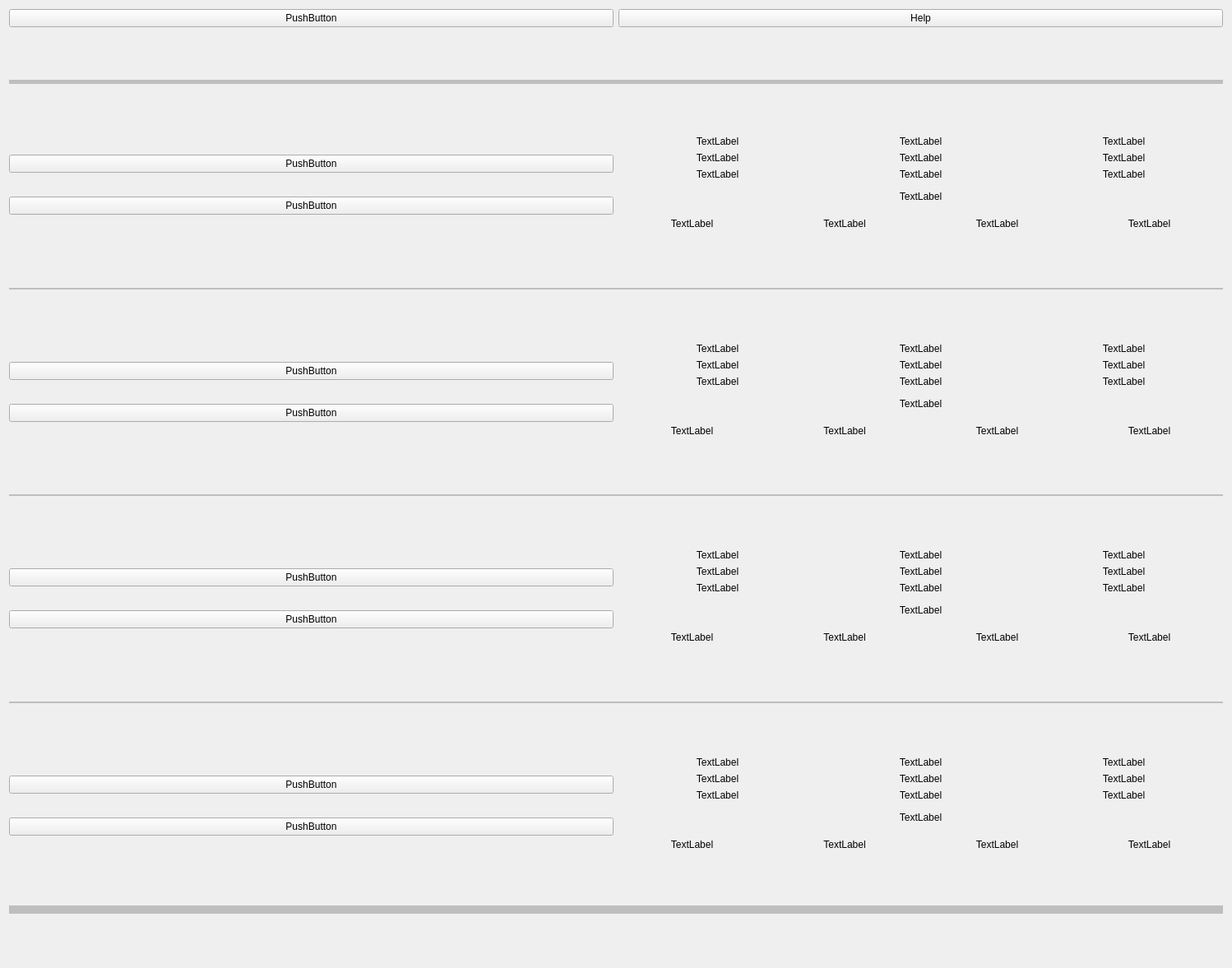
<?xml version="1.0" encoding="UTF-8"?>
<ui version="4.0">
 <class>Form</class>
 <widget class="QWidget" name="Form">
  <property name="windowModality">
   <enum>Qt::NonModal</enum>
  </property>
  <property name="geometry">
   <rect>
    <x>0</x>
    <y>0</y>
    <width>1498</width>
    <height>1177</height>
   </rect>
  </property>
  <property name="cursor">
   <cursorShape>ArrowCursor</cursorShape>
  </property>
  <property name="windowTitle">
   <string>Form</string>
  </property>
  <layout class="QGridLayout" name="gridLayout">
   <item row="0" column="1">
    <layout class="QGridLayout" name="gridLayout_2">
     <property name="sizeConstraint">
      <enum>QLayout::SetDefaultConstraint</enum>
     </property>
     <item row="5" column="0">
      <layout class="QHBoxLayout" name="horizontalLayout_23">
       <item>
        <layout class="QVBoxLayout" name="verticalLayout_47">
         <item>
          <widget class="QPushButton" name="cam_o_show_2">
           <property name="text">
            <string>PushButton</string>
           </property>
           <property name="default">
            <bool>false</bool>
           </property>
          </widget>
         </item>
         <item>
          <widget class="QPushButton" name="cam_t_show_2">
           <property name="text">
            <string>PushButton</string>
           </property>
          </widget>
         </item>
        </layout>
       </item>
       <item>
        <layout class="QVBoxLayout" name="verticalLayout_48">
         <item>
          <layout class="QGridLayout" name="gridLayout_46">
           <item row="2" column="2">
            <widget class="QLabel" name="cam_k22_2">
             <property name="text">
              <string>TextLabel</string>
             </property>
             <property name="alignment">
              <set>Qt::AlignCenter</set>
             </property>
            </widget>
           </item>
           <item row="0" column="0">
            <widget class="QLabel" name="cam_k00_2">
             <property name="text">
              <string>TextLabel</string>
             </property>
             <property name="alignment">
              <set>Qt::AlignCenter</set>
             </property>
            </widget>
           </item>
           <item row="0" column="1">
            <widget class="QLabel" name="cam_k01_2">
             <property name="text">
              <string>TextLabel</string>
             </property>
             <property name="alignment">
              <set>Qt::AlignCenter</set>
             </property>
            </widget>
           </item>
           <item row="2" column="1">
            <widget class="QLabel" name="cam_k21_2">
             <property name="text">
              <string>TextLabel</string>
             </property>
             <property name="alignment">
              <set>Qt::AlignCenter</set>
             </property>
            </widget>
           </item>
           <item row="2" column="0">
            <widget class="QLabel" name="cam_k20_2">
             <property name="text">
              <string>TextLabel</string>
             </property>
             <property name="alignment">
              <set>Qt::AlignCenter</set>
             </property>
            </widget>
           </item>
           <item row="1" column="0">
            <widget class="QLabel" name="cam_k10_2">
             <property name="text">
              <string>TextLabel</string>
             </property>
             <property name="alignment">
              <set>Qt::AlignCenter</set>
             </property>
            </widget>
           </item>
           <item row="1" column="1">
            <widget class="QLabel" name="cam_k11_2">
             <property name="text">
              <string>TextLabel</string>
             </property>
             <property name="alignment">
              <set>Qt::AlignCenter</set>
             </property>
            </widget>
           </item>
           <item row="1" column="2">
            <widget class="QLabel" name="cam_k12_2">
             <property name="text">
              <string>TextLabel</string>
             </property>
             <property name="alignment">
              <set>Qt::AlignCenter</set>
             </property>
            </widget>
           </item>
           <item row="0" column="2">
            <widget class="QLabel" name="cam_k02_2">
             <property name="text">
              <string>TextLabel</string>
             </property>
             <property name="alignment">
              <set>Qt::AlignCenter</set>
             </property>
            </widget>
           </item>
          </layout>
         </item>
         <item>
          <widget class="QLabel" name="cam_t_2">
           <property name="text">
            <string>TextLabel</string>
           </property>
           <property name="alignment">
            <set>Qt::AlignCenter</set>
           </property>
          </widget>
         </item>
         <item>
          <layout class="QGridLayout" name="gridLayout_47">
           <item row="0" column="3">
            <widget class="QLabel" name="cam_d4_2">
             <property name="text">
              <string>TextLabel</string>
             </property>
             <property name="alignment">
              <set>Qt::AlignCenter</set>
             </property>
            </widget>
           </item>
           <item row="0" column="0">
            <widget class="QLabel" name="cam_d1_2">
             <property name="text">
              <string>TextLabel</string>
             </property>
             <property name="alignment">
              <set>Qt::AlignCenter</set>
             </property>
            </widget>
           </item>
           <item row="0" column="1">
            <widget class="QLabel" name="cam_d2_2">
             <property name="text">
              <string>TextLabel</string>
             </property>
             <property name="alignment">
              <set>Qt::AlignCenter</set>
             </property>
            </widget>
           </item>
           <item row="0" column="2">
            <widget class="QLabel" name="cam_d3_2">
             <property name="text">
              <string>TextLabel</string>
             </property>
             <property name="alignment">
              <set>Qt::AlignCenter</set>
             </property>
            </widget>
           </item>
          </layout>
         </item>
        </layout>
       </item>
      </layout>
     </item>
     <item row="8" column="0">
      <widget class="QFrame" name="frame_3">
       <property name="enabled">
        <bool>false</bool>
       </property>
       <property name="sizePolicy">
        <sizepolicy hsizetype="Minimum" vsizetype="Minimum">
         <horstretch>1</horstretch>
         <verstretch>0</verstretch>
        </sizepolicy>
       </property>
       <property name="frameShape">
        <enum>QFrame::HLine</enum>
       </property>
       <property name="frameShadow">
        <enum>QFrame::Plain</enum>
       </property>
       <property name="lineWidth">
        <number>2</number>
       </property>
       <property name="midLineWidth">
        <number>10</number>
       </property>
      </widget>
     </item>
     <item row="7" column="0">
      <layout class="QHBoxLayout" name="horizontalLayout_22">
       <item>
        <layout class="QVBoxLayout" name="verticalLayout_45">
         <item>
          <widget class="QPushButton" name="cam_o_show_3">
           <property name="text">
            <string>PushButton</string>
           </property>
          </widget>
         </item>
         <item>
          <widget class="QPushButton" name="cam_t_show_3">
           <property name="text">
            <string>PushButton</string>
           </property>
          </widget>
         </item>
        </layout>
       </item>
       <item>
        <layout class="QVBoxLayout" name="verticalLayout_46">
         <item>
          <layout class="QGridLayout" name="gridLayout_44">
           <item row="0" column="1">
            <widget class="QLabel" name="cam_k01_3">
             <property name="text">
              <string>TextLabel</string>
             </property>
             <property name="alignment">
              <set>Qt::AlignCenter</set>
             </property>
            </widget>
           </item>
           <item row="1" column="2">
            <widget class="QLabel" name="cam_k12_3">
             <property name="text">
              <string>TextLabel</string>
             </property>
             <property name="alignment">
              <set>Qt::AlignCenter</set>
             </property>
            </widget>
           </item>
           <item row="1" column="0">
            <widget class="QLabel" name="cam_k10_3">
             <property name="text">
              <string>TextLabel</string>
             </property>
             <property name="alignment">
              <set>Qt::AlignCenter</set>
             </property>
            </widget>
           </item>
           <item row="1" column="1">
            <widget class="QLabel" name="cam_k11_3">
             <property name="text">
              <string>TextLabel</string>
             </property>
             <property name="alignment">
              <set>Qt::AlignCenter</set>
             </property>
            </widget>
           </item>
           <item row="2" column="2">
            <widget class="QLabel" name="cam_k22_3">
             <property name="text">
              <string>TextLabel</string>
             </property>
             <property name="alignment">
              <set>Qt::AlignCenter</set>
             </property>
            </widget>
           </item>
           <item row="0" column="2">
            <widget class="QLabel" name="cam_k02_3">
             <property name="text">
              <string>TextLabel</string>
             </property>
             <property name="alignment">
              <set>Qt::AlignCenter</set>
             </property>
            </widget>
           </item>
           <item row="2" column="0">
            <widget class="QLabel" name="cam_k20_3">
             <property name="text">
              <string>TextLabel</string>
             </property>
             <property name="alignment">
              <set>Qt::AlignCenter</set>
             </property>
            </widget>
           </item>
           <item row="0" column="0">
            <widget class="QLabel" name="cam_k00_3">
             <property name="text">
              <string>TextLabel</string>
             </property>
             <property name="alignment">
              <set>Qt::AlignCenter</set>
             </property>
            </widget>
           </item>
           <item row="2" column="1">
            <widget class="QLabel" name="cam_k21_3">
             <property name="text">
              <string>TextLabel</string>
             </property>
             <property name="alignment">
              <set>Qt::AlignCenter</set>
             </property>
            </widget>
           </item>
          </layout>
         </item>
         <item>
          <widget class="QLabel" name="cam_t_3">
           <property name="text">
            <string>TextLabel</string>
           </property>
           <property name="alignment">
            <set>Qt::AlignCenter</set>
           </property>
          </widget>
         </item>
         <item>
          <layout class="QGridLayout" name="gridLayout_45">
           <item row="0" column="3">
            <widget class="QLabel" name="cam_d4_3">
             <property name="text">
              <string>TextLabel</string>
             </property>
             <property name="alignment">
              <set>Qt::AlignCenter</set>
             </property>
            </widget>
           </item>
           <item row="0" column="0">
            <widget class="QLabel" name="cam_d1_3">
             <property name="text">
              <string>TextLabel</string>
             </property>
             <property name="alignment">
              <set>Qt::AlignCenter</set>
             </property>
            </widget>
           </item>
           <item row="0" column="1">
            <widget class="QLabel" name="cam_d2_3">
             <property name="text">
              <string>TextLabel</string>
             </property>
             <property name="alignment">
              <set>Qt::AlignCenter</set>
             </property>
            </widget>
           </item>
           <item row="0" column="2">
            <widget class="QLabel" name="cam_d3_3">
             <property name="text">
              <string>TextLabel</string>
             </property>
             <property name="alignment">
              <set>Qt::AlignCenter</set>
             </property>
            </widget>
           </item>
          </layout>
         </item>
        </layout>
       </item>
      </layout>
     </item>
     <item row="3" column="0">
      <layout class="QHBoxLayout" name="horizontalLayout_20">
       <item>
        <layout class="QVBoxLayout" name="verticalLayout_41">
         <item>
          <widget class="QPushButton" name="cam_o_show_1">
           <property name="text">
            <string>PushButton</string>
           </property>
          </widget>
         </item>
         <item>
          <widget class="QPushButton" name="cam_t_show_1">
           <property name="text">
            <string>PushButton</string>
           </property>
          </widget>
         </item>
        </layout>
       </item>
       <item>
        <layout class="QVBoxLayout" name="verticalLayout_42">
         <item>
          <layout class="QGridLayout" name="gridLayout_40">
           <item row="2" column="2">
            <widget class="QLabel" name="cam_k22_1">
             <property name="text">
              <string>TextLabel</string>
             </property>
             <property name="alignment">
              <set>Qt::AlignCenter</set>
             </property>
            </widget>
           </item>
           <item row="0" column="0">
            <widget class="QLabel" name="cam_k00_1">
             <property name="text">
              <string>TextLabel</string>
             </property>
             <property name="alignment">
              <set>Qt::AlignCenter</set>
             </property>
            </widget>
           </item>
           <item row="0" column="1">
            <widget class="QLabel" name="cam_k01_1">
             <property name="text">
              <string>TextLabel</string>
             </property>
             <property name="alignment">
              <set>Qt::AlignCenter</set>
             </property>
            </widget>
           </item>
           <item row="2" column="1">
            <widget class="QLabel" name="cam_k21_1">
             <property name="text">
              <string>TextLabel</string>
             </property>
             <property name="alignment">
              <set>Qt::AlignCenter</set>
             </property>
            </widget>
           </item>
           <item row="2" column="0">
            <widget class="QLabel" name="cam_k20_1">
             <property name="text">
              <string>TextLabel</string>
             </property>
             <property name="alignment">
              <set>Qt::AlignCenter</set>
             </property>
            </widget>
           </item>
           <item row="1" column="0">
            <widget class="QLabel" name="cam_k10_1">
             <property name="text">
              <string>TextLabel</string>
             </property>
             <property name="alignment">
              <set>Qt::AlignCenter</set>
             </property>
            </widget>
           </item>
           <item row="1" column="1">
            <widget class="QLabel" name="cam_k11_1">
             <property name="text">
              <string>TextLabel</string>
             </property>
             <property name="alignment">
              <set>Qt::AlignCenter</set>
             </property>
            </widget>
           </item>
           <item row="1" column="2">
            <widget class="QLabel" name="cam_k12_1">
             <property name="text">
              <string>TextLabel</string>
             </property>
             <property name="alignment">
              <set>Qt::AlignCenter</set>
             </property>
            </widget>
           </item>
           <item row="0" column="2">
            <widget class="QLabel" name="cam_k02_1">
             <property name="text">
              <string>TextLabel</string>
             </property>
             <property name="alignment">
              <set>Qt::AlignCenter</set>
             </property>
            </widget>
           </item>
          </layout>
         </item>
         <item>
          <widget class="QLabel" name="cam_t_1">
           <property name="text">
            <string>TextLabel</string>
           </property>
           <property name="alignment">
            <set>Qt::AlignCenter</set>
           </property>
          </widget>
         </item>
         <item>
          <layout class="QGridLayout" name="gridLayout_41">
           <item row="0" column="3">
            <widget class="QLabel" name="cam_d4_1">
             <property name="text">
              <string>TextLabel</string>
             </property>
             <property name="alignment">
              <set>Qt::AlignCenter</set>
             </property>
            </widget>
           </item>
           <item row="0" column="2">
            <widget class="QLabel" name="cam_d3_1">
             <property name="text">
              <string>TextLabel</string>
             </property>
             <property name="alignment">
              <set>Qt::AlignCenter</set>
             </property>
            </widget>
           </item>
           <item row="0" column="0">
            <widget class="QLabel" name="cam_d1_1">
             <property name="text">
              <string>TextLabel</string>
             </property>
             <property name="alignment">
              <set>Qt::AlignCenter</set>
             </property>
            </widget>
           </item>
           <item row="0" column="1">
            <widget class="QLabel" name="cam_d2_1">
             <property name="text">
              <string>TextLabel</string>
             </property>
             <property name="alignment">
              <set>Qt::AlignCenter</set>
             </property>
            </widget>
           </item>
          </layout>
         </item>
        </layout>
       </item>
      </layout>
     </item>
     <item row="4" column="0">
      <widget class="QFrame" name="frame_2">
       <property name="enabled">
        <bool>false</bool>
       </property>
       <property name="sizePolicy">
        <sizepolicy hsizetype="Minimum" vsizetype="Minimum">
         <horstretch>1</horstretch>
         <verstretch>0</verstretch>
        </sizepolicy>
       </property>
       <property name="frameShape">
        <enum>QFrame::HLine</enum>
       </property>
       <property name="frameShadow">
        <enum>QFrame::Plain</enum>
       </property>
       <property name="lineWidth">
        <number>2</number>
       </property>
       <property name="midLineWidth">
        <number>10</number>
       </property>
      </widget>
     </item>
     <item row="9" column="0">
      <layout class="QHBoxLayout" name="horizontalLayout_21">
       <item>
        <layout class="QVBoxLayout" name="verticalLayout_43">
         <item>
          <widget class="QPushButton" name="cam_o_show_4">
           <property name="text">
            <string>PushButton</string>
           </property>
          </widget>
         </item>
         <item>
          <widget class="QPushButton" name="cam_t_show_4">
           <property name="text">
            <string>PushButton</string>
           </property>
          </widget>
         </item>
        </layout>
       </item>
       <item>
        <layout class="QVBoxLayout" name="verticalLayout_44">
         <item>
          <layout class="QGridLayout" name="gridLayout_42">
           <item row="0" column="0">
            <widget class="QLabel" name="cam_k00_4">
             <property name="text">
              <string>TextLabel</string>
             </property>
             <property name="alignment">
              <set>Qt::AlignCenter</set>
             </property>
            </widget>
           </item>
           <item row="2" column="0">
            <widget class="QLabel" name="cam_k20_4">
             <property name="text">
              <string>TextLabel</string>
             </property>
             <property name="alignment">
              <set>Qt::AlignCenter</set>
             </property>
            </widget>
           </item>
           <item row="1" column="2">
            <widget class="QLabel" name="cam_k12_4">
             <property name="text">
              <string>TextLabel</string>
             </property>
             <property name="alignment">
              <set>Qt::AlignCenter</set>
             </property>
            </widget>
           </item>
           <item row="2" column="2">
            <widget class="QLabel" name="cam_k22_4">
             <property name="text">
              <string>TextLabel</string>
             </property>
             <property name="alignment">
              <set>Qt::AlignCenter</set>
             </property>
            </widget>
           </item>
           <item row="0" column="1">
            <widget class="QLabel" name="cam_k01_4">
             <property name="text">
              <string>TextLabel</string>
             </property>
             <property name="alignment">
              <set>Qt::AlignCenter</set>
             </property>
            </widget>
           </item>
           <item row="1" column="0">
            <widget class="QLabel" name="cam_k10_4">
             <property name="text">
              <string>TextLabel</string>
             </property>
             <property name="alignment">
              <set>Qt::AlignCenter</set>
             </property>
            </widget>
           </item>
           <item row="0" column="2">
            <widget class="QLabel" name="cam_k02_4">
             <property name="text">
              <string>TextLabel</string>
             </property>
             <property name="alignment">
              <set>Qt::AlignCenter</set>
             </property>
            </widget>
           </item>
           <item row="2" column="1">
            <widget class="QLabel" name="cam_k21_4">
             <property name="text">
              <string>TextLabel</string>
             </property>
             <property name="alignment">
              <set>Qt::AlignCenter</set>
             </property>
            </widget>
           </item>
           <item row="1" column="1">
            <widget class="QLabel" name="cam_k11_4">
             <property name="text">
              <string>TextLabel</string>
             </property>
             <property name="alignment">
              <set>Qt::AlignCenter</set>
             </property>
            </widget>
           </item>
          </layout>
         </item>
         <item>
          <widget class="QLabel" name="cam_t_4">
           <property name="text">
            <string>TextLabel</string>
           </property>
           <property name="alignment">
            <set>Qt::AlignCenter</set>
           </property>
          </widget>
         </item>
         <item>
          <layout class="QGridLayout" name="gridLayout_43">
           <item row="0" column="3">
            <widget class="QLabel" name="cam_d4_4">
             <property name="text">
              <string>TextLabel</string>
             </property>
             <property name="alignment">
              <set>Qt::AlignCenter</set>
             </property>
            </widget>
           </item>
           <item row="0" column="1">
            <widget class="QLabel" name="cam_d2_4">
             <property name="text">
              <string>TextLabel</string>
             </property>
             <property name="alignment">
              <set>Qt::AlignCenter</set>
             </property>
            </widget>
           </item>
           <item row="0" column="0">
            <widget class="QLabel" name="cam_d1_4">
             <property name="text">
              <string>TextLabel</string>
             </property>
             <property name="alignment">
              <set>Qt::AlignCenter</set>
             </property>
            </widget>
           </item>
           <item row="0" column="2">
            <widget class="QLabel" name="cam_d3_4">
             <property name="text">
              <string>TextLabel</string>
             </property>
             <property name="alignment">
              <set>Qt::AlignCenter</set>
             </property>
            </widget>
           </item>
          </layout>
         </item>
        </layout>
       </item>
      </layout>
     </item>
     <item row="2" column="0">
      <widget class="QFrame" name="frame_4">
       <property name="enabled">
        <bool>false</bool>
       </property>
       <property name="sizePolicy">
        <sizepolicy hsizetype="Minimum" vsizetype="Minimum">
         <horstretch>1</horstretch>
         <verstretch>0</verstretch>
        </sizepolicy>
       </property>
       <property name="frameShape">
        <enum>QFrame::HLine</enum>
       </property>
       <property name="frameShadow">
        <enum>QFrame::Plain</enum>
       </property>
       <property name="lineWidth">
        <number>5</number>
       </property>
       <property name="midLineWidth">
        <number>10</number>
       </property>
      </widget>
     </item>
     <item row="10" column="0">
      <widget class="QFrame" name="frame_5">
       <property name="enabled">
        <bool>false</bool>
       </property>
       <property name="sizePolicy">
        <sizepolicy hsizetype="Minimum" vsizetype="Minimum">
         <horstretch>1</horstretch>
         <verstretch>0</verstretch>
        </sizepolicy>
       </property>
       <property name="frameShape">
        <enum>QFrame::HLine</enum>
       </property>
       <property name="frameShadow">
        <enum>QFrame::Plain</enum>
       </property>
       <property name="lineWidth">
        <number>10</number>
       </property>
       <property name="midLineWidth">
        <number>10</number>
       </property>
      </widget>
     </item>
     <item row="6" column="0">
      <widget class="QFrame" name="frame_6">
       <property name="enabled">
        <bool>false</bool>
       </property>
       <property name="sizePolicy">
        <sizepolicy hsizetype="Minimum" vsizetype="Minimum">
         <horstretch>1</horstretch>
         <verstretch>0</verstretch>
        </sizepolicy>
       </property>
       <property name="frameShape">
        <enum>QFrame::HLine</enum>
       </property>
       <property name="frameShadow">
        <enum>QFrame::Plain</enum>
       </property>
       <property name="lineWidth">
        <number>2</number>
       </property>
       <property name="midLineWidth">
        <number>10</number>
       </property>
      </widget>
     </item>
     <item row="1" column="0">
      <layout class="QHBoxLayout" name="horizontalLayout">
       <item>
        <widget class="QPushButton" name="push_load">
         <property name="text">
          <string>PushButton</string>
         </property>
        </widget>
       </item>
       <item>
        <widget class="QPushButton" name="help_button">
         <property name="text">
          <string>Help</string>
         </property>
        </widget>
       </item>
      </layout>
     </item>
    </layout>
   </item>
  </layout>
 </widget>
 <resources/>
 <connections/>
</ui>
